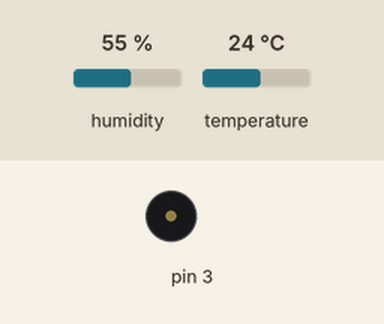
A sketch run on a simulated Arduino Uno, built with avr-gcc and run on an emulated ATmega328P. Shown: buzzer (waves = sounding). Inputs (shaded band) come from the test bench; at power-on: humidity 55 %, temperature 24 °C.

Above: at 1.0 s.
At 4.2 s:
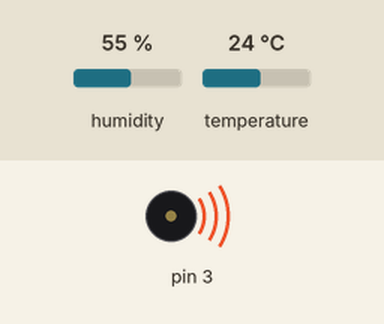
Timing chart, 0 to 4.7 s (numbered marks = the images above):
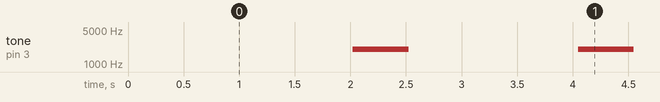

Measured:
- by itself, tone on pin 3: alternates 2000 Hz for 0.50 s and silent for 1.5 s

The sketch:

DHT11_buzzer.ino
```cpp
#include <DHT.h>
#define DHTPIN 2
#define DHTTYPE DHT11
DHT dht(DHTPIN, DHTTYPE);

void Setup(){
  Serial.begin(9600);
  pinMode(3, OUTPUT);
  dht.begin();
}

void loop() {
  delay(2000);
  float h = dht.readHumidity();
  float c = dht.readTemperature();
  float f = dht.readTemperature(true);
  if (isnan(h) || isnan(c) ||isnan(f)) {
    Serial.println(F("Failed to read from DHT sensor!"));
    return;
  }
  float hif = dht.computeHeatIndex(f, h);
  float hic = dht.computeHeatIndex(c, h, false);
  if (f > 80); {
    tone(3, 2000, 500);
  }
  Serial.print("Humidity");
  Serial.print(h);
  Serial.print("% Temperature: ");
  Serial.print(c);
  Serial.print("C");
  Serial.print(f);
  Serial.print("F Heat index: ");
  Serial.print(hic);
  Serial.print("C");
  Serial.print(hif);
  Serial.print("F");
}
```
